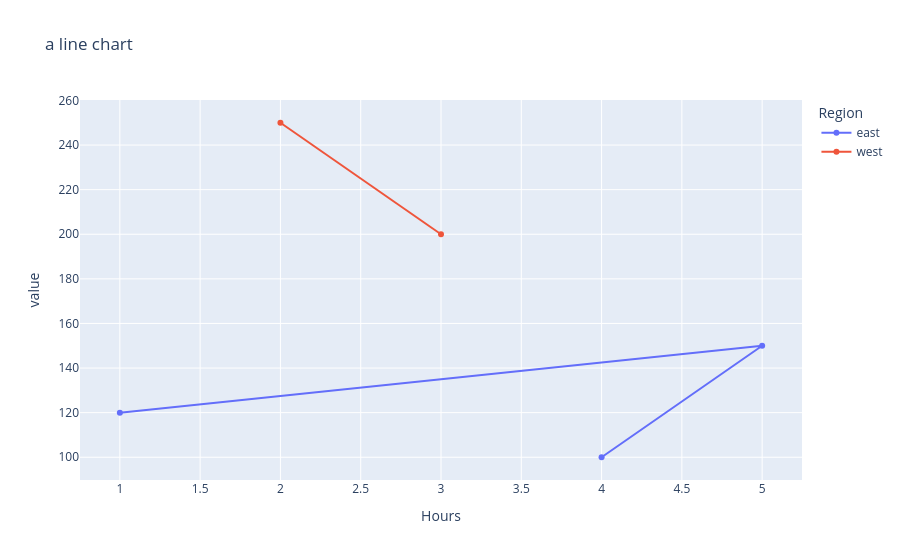

Source (notebook cell):
### Markdown cell above
## LINE CHART

### Code cell
px.line(
    df,
    x = "Hours",
    y = ["Sales","Profit"],
    color = "Region",
    markers = True,
    hover_data=["Profit", "Marks"],
    title = "a line chart"
).show()

### Figure 1 — Plotly figure (JSON) as saved in the notebook; plotly's stock layout.template omitted (floating-point values rounded to 4 significant figures)
{"data": [{"customdata": [[20, 50], [40, 67], [35, 44]], "hovertemplate": "Region=east<br>variable=Sales<br>Hours=%{x}<br>value=%{y}<br>Profit=%{customdata[0]}<br>Marks=%{customdata[1]}<extra></extra>", "legendgroup": "east", "line": {"color": "#636efa", "dash": "solid"}, "marker": {"symbol": "circle"}, "mode": "lines+markers", "name": "east", "orientation": "v", "showlegend": true, "type": "scatter", "x": [4, 5, 1], "xaxis": "x", "y": [100, 150, 120], "yaxis": "y"}, {"customdata": [[-30, 55], [-10, 75]], "hovertemplate": "Region=west<br>variable=Sales<br>Hours=%{x}<br>value=%{y}<br>Profit=%{customdata[0]}<br>Marks=%{customdata[1]}<extra></extra>", "legendgroup": "west", "line": {"color": "#EF553B", "dash": "solid"}, "marker": {"symbol": "circle"}, "mode": "lines+markers", "name": "west", "orientation": "v", "showlegend": true, "type": "scatter", "x": [3, 2], "xaxis": "x", "y": [200, 250], "yaxis": "y"}], "layout": {"legend": {"title": {"text": "Region"}, "tracegroupgap": 0}, "title": {"text": "a line chart"}, "xaxis": {"anchor": "y", "domain": [0, 1], "title": {"text": "Hours"}}, "yaxis": {"anchor": "x", "domain": [0, 1], "title": {"text": "value"}}}}
